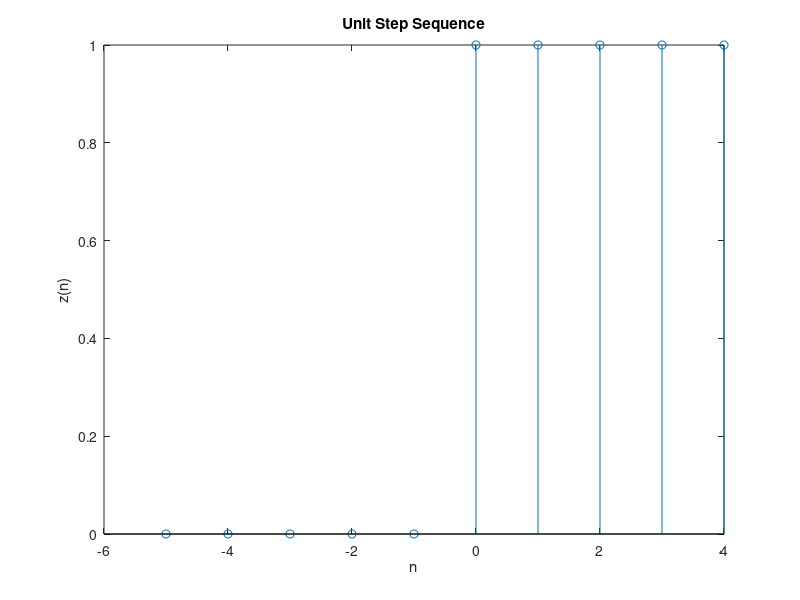

MATLAB code for this plot:
N = 10;

x = [-5 -4 -3 -2 -1 0 1 2 3 4];
n=-5:1:N-6;

for i=1:10
    if x(i)>=0;
        z(i) = 1;
    else
        z(i) = 0;
    end;
end;

stem(x,z);
xlabel('n');
ylabel('z(n)');
title('Unit Step Sequence'); 